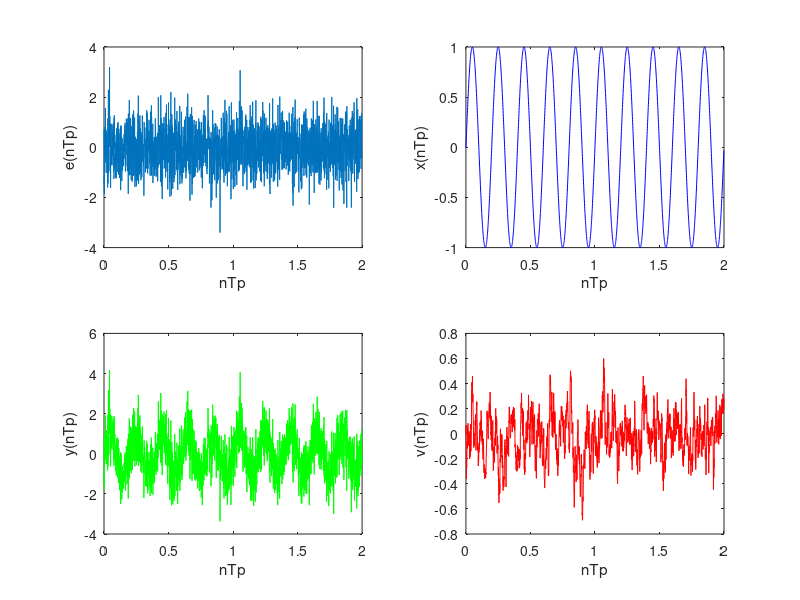

Write the MATLAB code that produced this figure. (Note: this script raises an error after producing the figure.)
clc; clear;

Tp = 0.001;
N = 2000;
n = 0:N-1;
o = 0.8;
H = tf(0.1, [1 -0.9], Tp);

e = o*randn(1, N);
x = sin(2*pi*5*n*Tp);
y = sin(2*pi*5*n*Tp) + e;
v = lsim(H, e, n*Tp)';

figure;
hold on;

subplot(2, 2 , 1);
p1 = plot(n*Tp, e);
xlabel('nTp');
ylabel('e(nTp)');

subplot(2, 2 , 2);
plot(n*Tp, x, 'b');
xlabel('nTp');
ylabel('x(nTp)');

subplot(2, 2 , 3);
plot(n*Tp, y, 'g');
xlabel('nTp');
ylabel('y(nTp)');

subplot(2, 2 , 4);
plot(n*Tp, v, 'r');
xlabel('nTp');
ylabel('v(nTp)');

eT = e';
De = [eT, eT];
e_auto = zeros(1, N);

xT = x';
Dx = [xT, xT];
x_auto = zeros(1, N);

yT = y';
Dy = [yT, yT];
y_auto = zeros(1, N);

vT = v';
Dv = [vT, vT];
v_auto = zeros(1, N);

for tau = n
    e_auto(1, tau+1) = Covar(De, tau, 0);
    x_auto(1, tau+1) = Covar(Dx, tau, 0);
    y_auto(1, tau+1) = Covar(Dy, tau, 0);
    v_auto(1, tau+1) = Covar(Dv, tau, 0);
end

e_auto_flipped = [flip(e_auto(1,2:end)), e_auto];
x_auto_flipped = [flip(x_auto(1,2:end)), x_auto];
y_auto_flipped = [flip(y_auto(1,2:end)), y_auto];
v_auto_flipped = [flip(v_auto(1,2:end)), v_auto];

tau = -(N-1):N-1;

figure;
subplot(2,2,1);
plot(tau,e_auto_flipped);
subplot(2,2,2);
plot(tau,x_auto_flipped);
subplot(2,2,3);
plot(tau,y_auto_flipped);
subplot(2,2,4);
plot(tau,v_auto_flipped);
